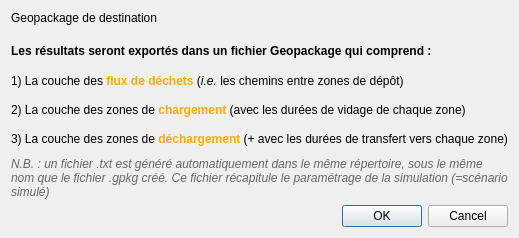
<?xml version="1.0" encoding="UTF-8"?>
<ui version="4.0">
 <class>Dialog</class>
 <widget class="QDialog" name="Dialog">
  <property name="geometry">
   <rect>
    <x>0</x>
    <y>0</y>
    <width>474</width>
    <height>238</height>
   </rect>
  </property>
  <property name="windowTitle">
   <string>Exporter les résultats...</string>
  </property>
  <layout class="QVBoxLayout" name="verticalLayout_2">
   <item>
    <layout class="QVBoxLayout" name="verticalLayout">
     <item>
      <widget class="QLabel" name="label">
       <property name="text">
        <string>Geopackage de destination</string>
       </property>
      </widget>
     </item>
     <item>
      <widget class="QgsFileWidget" name="mQgsFileWidget"/>
     </item>
    </layout>
   </item>
   <item>
    <widget class="QLabel" name="explication">
     <property name="text">
      <string>&lt;html&gt;&lt;head/&gt;&lt;body&gt;&lt;p&gt;&lt;span style=&quot; font-weight:600;&quot;&gt;Les résultats seront exportés dans un fichier Geopackage qui comprend :&lt;/span&gt;&lt;/p&gt;&lt;/body&gt;&lt;/html&gt;</string>
     </property>
     <property name="wordWrap">
      <bool>true</bool>
     </property>
    </widget>
   </item>
   <item>
    <widget class="QLabel" name="label_2">
     <property name="text">
      <string>&lt;html&gt;&lt;head/&gt;&lt;body&gt;&lt;p&gt;1) La couche des &lt;span style=&quot; font-weight:600; color:#ffaa00;&quot;&gt;flux&lt;/span&gt;&lt;span style=&quot; font-weight:600; color:#ffaa00;&quot;&gt; de déchets&lt;/span&gt; (&lt;span style=&quot; font-style:italic;&quot;&gt;i.e.&lt;/span&gt; les chemins entre zones de dépôt)&lt;/p&gt;&lt;/body&gt;&lt;/html&gt;</string>
     </property>
    </widget>
   </item>
   <item>
    <widget class="QLabel" name="label_3">
     <property name="text">
      <string>&lt;html&gt;&lt;head/&gt;&lt;body&gt;&lt;p&gt;2) La couche des zones de &lt;span style=&quot; font-weight:600; color:#ffaa00;&quot;&gt;chargement&lt;/span&gt; (avec les durées de vidage de chaque zone)&lt;/p&gt;&lt;/body&gt;&lt;/html&gt;</string>
     </property>
     <property name="wordWrap">
      <bool>true</bool>
     </property>
    </widget>
   </item>
   <item>
    <widget class="QLabel" name="label_4">
     <property name="text">
      <string>&lt;html&gt;&lt;head/&gt;&lt;body&gt;&lt;p&gt;3) La couche des zones de &lt;span style=&quot; font-weight:600; color:#ffaa00;&quot;&gt;déchargement&lt;/span&gt; (+ avec les durées de transfert vers chaque zone)&lt;/p&gt;&lt;/body&gt;&lt;/html&gt;</string>
     </property>
    </widget>
   </item>
   <item>
    <widget class="QLabel" name="label_5">
     <property name="text">
      <string>&lt;html&gt;&lt;head/&gt;&lt;body&gt;&lt;p&gt;&lt;span style=&quot; font-style:italic; color:#666666;&quot;&gt;N.B. : un fichier .txt est généré automatiquement dans le même répertoire, sous le même nom que le fichier .gpkg créé. Ce fichier récapitule le paramétrage de la simulation (=scénario simulé)&lt;/span&gt;&lt;/p&gt;&lt;/body&gt;&lt;/html&gt;</string>
     </property>
     <property name="wordWrap">
      <bool>true</bool>
     </property>
    </widget>
   </item>
   <item>
    <widget class="QDialogButtonBox" name="buttonBox">
     <property name="orientation">
      <enum>Qt::Horizontal</enum>
     </property>
     <property name="standardButtons">
      <set>QDialogButtonBox::Cancel|QDialogButtonBox::Ok</set>
     </property>
    </widget>
   </item>
  </layout>
 </widget>
 <customwidgets>
  <customwidget>
   <class>QgsFileWidget</class>
   <extends>QWidget</extends>
   <header>qgsfilewidget.h</header>
  </customwidget>
 </customwidgets>
 <resources/>
 <connections>
  <connection>
   <sender>buttonBox</sender>
   <signal>accepted()</signal>
   <receiver>Dialog</receiver>
   <slot>accept()</slot>
   <hints>
    <hint type="sourcelabel">
     <x>248</x>
     <y>254</y>
    </hint>
    <hint type="destinationlabel">
     <x>157</x>
     <y>274</y>
    </hint>
   </hints>
  </connection>
  <connection>
   <sender>buttonBox</sender>
   <signal>rejected()</signal>
   <receiver>Dialog</receiver>
   <slot>reject()</slot>
   <hints>
    <hint type="sourcelabel">
     <x>316</x>
     <y>260</y>
    </hint>
    <hint type="destinationlabel">
     <x>286</x>
     <y>274</y>
    </hint>
   </hints>
  </connection>
 </connections>
</ui>
